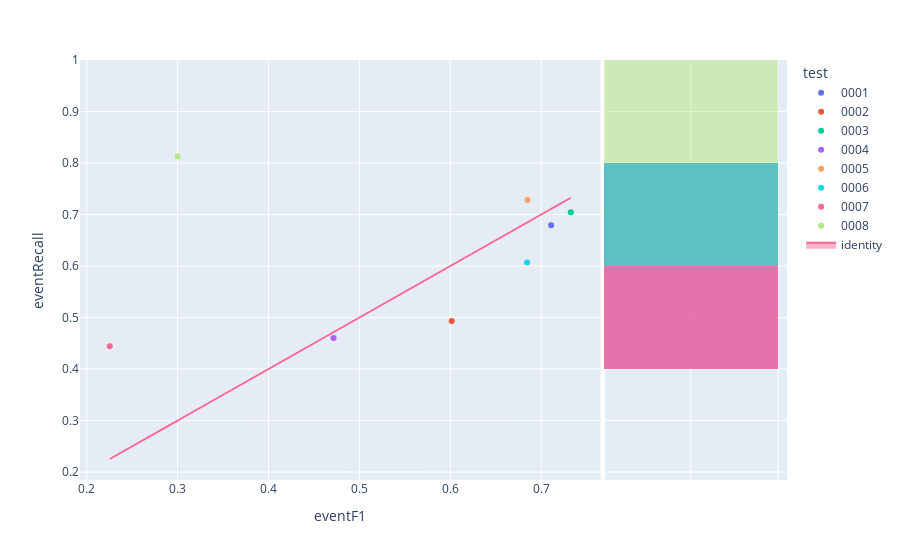

The cell this chart's notebook holds for it:
### Code cell
fig=px.scatter(experimentModels,x='eventF1',y='eventRecall',color='test',hover_name='modelId', marginal_y="histogram")
fig.add_trace(
    go.Scatter(x=experimentModels['eventF1'], y=experimentModels['eventF1'], name="identity", mode='lines',fill="toself")
)
fig.show()

### Figure 1 — Plotly figure (JSON) as saved in the notebook; plotly's stock layout.template omitted (floating-point values rounded to 4 significant figures)
{"data": [{"hovertemplate": "<b>%{hovertext}</b><br><br>test=0001<br>eventF1=%{x}<br>eventRecall=%{y}<extra></extra>", "hovertext": ["fb98a323-465c-46e5-9345-3f7172b0ddc0"], "legendgroup": "0001", "marker": {"color": "#636efa", "symbol": "circle"}, "mode": "markers", "name": "0001", "orientation": "v", "showlegend": true, "type": "scatter", "x": [0.7109], "xaxis": "x", "y": [0.6791], "yaxis": "y"}, {"alignmentgroup": "True", "bingroup": "y", "hovertemplate": "test=0001<br>eventRecall=%{y}<br>count=%{x}<extra></extra>", "legendgroup": "0001", "marker": {"color": "#636efa"}, "name": "0001", "offsetgroup": "0001", "opacity": 0.5, "showlegend": false, "type": "histogram", "xaxis": "x2", "y": [0.6791], "yaxis": "y2"}, {"hovertemplate": "<b>%{hovertext}</b><br><br>test=0002<br>eventF1=%{x}<br>eventRecall=%{y}<extra></extra>", "hovertext": ["5aad028b-c353-4073-a25a-4cc65a40d4f6"], "legendgroup": "0002", "marker": {"color": "#EF553B", "symbol": "circle"}, "mode": "markers", "name": "0002", "orientation": "v", "showlegend": true, "type": "scatter", "x": [0.6016], "xaxis": "x", "y": [0.4935], "yaxis": "y"}, {"alignmentgroup": "True", "bingroup": "y", "hovertemplate": "test=0002<br>eventRecall=%{y}<br>count=%{x}<extra></extra>", "legendgroup": "0002", "marker": {"color": "#EF553B"}, "name": "0002", "offsetgroup": "0002", "opacity": 0.5, "showlegend": false, "type": "histogram", "xaxis": "x2", "y": [0.4935], "yaxis": "y2"}, {"hovertemplate": "<b>%{hovertext}</b><br><br>test=0003<br>eventF1=%{x}<br>eventRecall=%{y}<extra></extra>", "hovertext": ["c5a8d823-6cce-4551-b939-072d6243bb8f"], "legendgroup": "0003", "marker": {"color": "#00cc96", "symbol": "circle"}, "mode": "markers", "name": "0003", "orientation": "v", "showlegend": true, "type": "scatter", "x": [0.7326], "xaxis": "x", "y": [0.7045], "yaxis": "y"}, {"alignmentgroup": "True", "bingroup": "y", "hovertemplate": "test=0003<br>eventRecall=%{y}<br>count=%{x}<extra></extra>", "legendgroup": "0003", "marker": {"color": "#00cc96"}, "name": "0003", "offsetgroup": "0003", "opacity": 0.5, "showlegend": false, "type": "histogram", "xaxis": "x2", "y": [0.7045], "yaxis": "y2"}, {"hovertemplate": "<b>%{hovertext}</b><br><br>test=0004<br>eventF1=%{x}<br>eventRecall=%{y}<extra></extra>", "hovertext": ["0d05fa46-525d-40aa-ab28-0e48cf1fd098"], "legendgroup": "0004", "marker": {"color": "#ab63fa", "symbol": "circle"}, "mode": "markers", "name": "0004", "orientation": "v", "showlegend": true, "type": "scatter", "x": [0.4715], "xaxis": "x", "y": [0.4603], "yaxis": "y"}, {"alignmentgroup": "True", "bingroup": "y", "hovertemplate": "test=0004<br>eventRecall=%{y}<br>count=%{x}<extra></extra>", "legendgroup": "0004", "marker": {"color": "#ab63fa"}, "name": "0004", "offsetgroup": "0004", "opacity": 0.5, "showlegend": false, "type": "histogram", "xaxis": "x2", "y": [0.4603], "yaxis": "y2"}, {"hovertemplate": "<b>%{hovertext}</b><br><br>test=0005<br>eventF1=%{x}<br>eventRecall=%{y}<extra></extra>", "hovertext": ["d6448bf7-7c76-44a8-b3bd-f6797aa49e9c"], "legendgroup": "0005", "marker": {"color": "#FFA15A", "symbol": "circle"}, "mode": "markers", "name": "0005", "orientation": "v", "showlegend": true, "type": "scatter", "x": [0.6849], "xaxis": "x", "y": [0.7282], "yaxis": "y"}, {"alignmentgroup": "True", "bingroup": "y", "hovertemplate": "test=0005<br>eventRecall=%{y}<br>count=%{x}<extra></extra>", "legendgroup": "0005", "marker": {"color": "#FFA15A"}, "name": "0005", "offsetgroup": "0005", "opacity": 0.5, "showlegend": false, "type": "histogram", "xaxis": "x2", "y": [0.7282], "yaxis": "y2"}, {"hovertemplate": "<b>%{hovertext}</b><br><br>test=0006<br>eventF1=%{x}<br>eventRecall=%{y}<extra></extra>", "hovertext": ["0f55c379-26b2-40cf-860c-26de621acaf7"], "legendgroup": "0006", "marker": {"color": "#19d3f3", "symbol": "circle"}, "mode": "markers", "name": "0006", "orientation": "v", "showlegend": true, "type": "scatter", "x": [0.6845], "xaxis": "x", "y": [0.6068], "yaxis": "y"}, {"alignmentgroup": "True", "bingroup": "y", "hovertemplate": "test=0006<br>eventRecall=%{y}<br>count=%{x}<extra></extra>", "legendgroup": "0006", "marker": {"color": "#19d3f3"}, "name": "0006", "offsetgroup": "0006", "opacity": 0.5, "showlegend": false, "type": "histogram", "xaxis": "x2", "y": [0.6068], "yaxis": "y2"}, {"hovertemplate": "<b>%{hovertext}</b><br><br>test=0007<br>eventF1=%{x}<br>eventRecall=%{y}<extra></extra>", "hovertext": ["4bf1000f-a3ae-4f1f-b893-946ebd67e116"], "legendgroup": "0007", "marker": {"color": "#FF6692", "symbol": "circle"}, "mode": "markers", "name": "0007", "orientation": "v", "showlegend": true, "type": "scatter", "x": [0.2254], "xaxis": "x", "y": [0.4444], "yaxis": "y"}, {"alignmentgroup": "True", "bingroup": "y", "hovertemplate": "test=0007<br>eventRecall=%{y}<br>count=%{x}<extra></extra>", "legendgroup": "0007", "marker": {"color": "#FF6692"}, "name": "0007", "offsetgroup": "0007", "opacity": 0.5, "showlegend": false, "type": "histogram", "xaxis": "x2", "y": [0.4444], "yaxis": "y2"}, {"hovertemplate": "<b>%{hovertext}</b><br><br>test=0008<br>eventF1=%{x}<br>eventRecall=%{y}<extra></extra>", "hovertext": ["b2158e6d-46b1-44f1-8684-f2f8d6b7b84c"], "legendgroup": "0008", "marker": {"color": "#B6E880", "symbol": "circle"}, "mode": "markers", "name": "0008", "orientation": "v", "showlegend": true, "type": "scatter", "x": [0.3], "xaxis": "x", "y": [0.8125], "yaxis": "y"}, {"alignmentgroup": "True", "bingroup": "y", "hovertemplate": "test=0008<br>eventRecall=%{y}<br>count=%{x}<extra></extra>", "legendgroup": "0008", "marker": {"color": "#B6E880"}, "name": "0008", "offsetgroup": "0008", "opacity": 0.5, "showlegend": false, "type": "histogram", "xaxis": "x2", "y": [0.8125], "yaxis": "y2"}, {"fill": "toself", "mode": "lines", "name": "identity", "type": "scatter", "x": [0.7109, 0.6016, 0.7326, 0.4715, 0.6849, 0.6845, 0.2254, 0.3], "y": [0.7109, 0.6016, 0.7326, 0.4715, 0.6849, 0.6845, 0.2254, 0.3]}], "layout": {"barmode": "overlay", "legend": {"title": {"text": "test"}, "tracegroupgap": 0}, "margin": {"t": 60}, "xaxis": {"anchor": "y", "domain": [0, 0.7363], "title": {"text": "eventF1"}}, "xaxis2": {"anchor": "y2", "domain": [0.7413, 1], "matches": "x2", "showgrid": true, "showline": false, "showticklabels": false, "ticks": ""}, "yaxis": {"anchor": "x", "domain": [0, 1], "title": {"text": "eventRecall"}}, "yaxis2": {"anchor": "x2", "domain": [0, 1], "matches": "y", "showgrid": true, "showticklabels": false}}}
